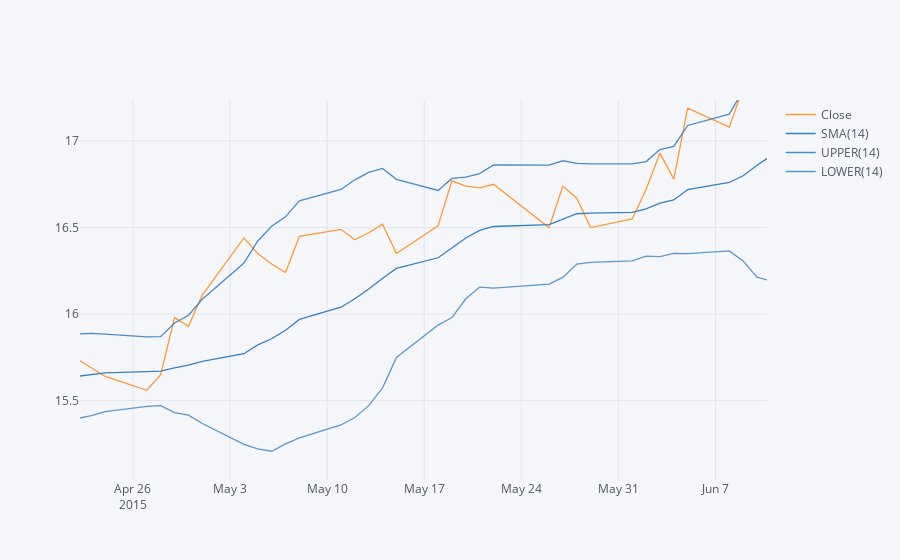

Here is the notebook cell this chart was saved with:
### Markdown cell above
**Use .ta_plot(study='boll') to create a Bollinger Band Plot for Bank of America for the year 2015.**

### Code cell
# Bollinger Band Plot 

BAC['Close'].loc['2015-01-01':'2016-01-01'].ta_plot(study='boll')

### Figure 1 — Plotly figure (JSON) as saved in the notebook; plotly's stock layout.template omitted (floating-point values rounded to 4 significant figures; data arrays with more than 128 entries replaced by an {"elided": "..."} marker saying what was removed)
{"data": [{"line": {"color": "rgba(255, 153, 51, 1.0)", "dash": "solid", "shape": "linear", "width": 1.3}, "mode": "lines", "name": "Close", "text": "", "type": "scatter", "x": {"elided": "252 str values"}, "y": {"elided": "252 float values"}}, {"line": {"color": "rgba(55, 128, 191, 1.0)", "dash": "solid", "shape": "linear", "width": 1.3}, "mode": "lines", "name": "SMA(14)", "text": "", "type": "scatter", "x": {"elided": "252 str values"}, "y": {"elided": "252 mixed values"}}, {"line": {"color": "rgba(55, 128, 191, 0.8999999999999999)", "dash": "solid", "shape": "linear", "width": 1.3}, "mode": "lines", "name": "UPPER(14)", "text": "", "type": "scatter", "x": {"elided": "252 str values"}, "y": {"elided": "252 mixed values"}}, {"line": {"color": "rgba(55, 128, 191, 0.7999999999999998)", "dash": "solid", "shape": "linear", "width": 1.3}, "mode": "lines", "name": "LOWER(14)", "text": "", "type": "scatter", "x": {"elided": "252 str values"}, "y": {"elided": "252 mixed values"}}], "layout": {"autosize": true, "legend": {"bgcolor": "#F5F6F9", "font": {"color": "#4D5663"}}, "paper_bgcolor": "#F5F6F9", "plot_bgcolor": "#F5F6F9", "title": {"font": {"color": "#4D5663"}}, "xaxis": {"autorange": false, "gridcolor": "#E1E5ED", "range": ["2015-04-22 04:20:53.6471", "2015-06-10 17:16:48"], "showgrid": true, "tickfont": {"color": "#4D5663"}, "title": {"font": {"color": "#4D5663"}, "text": ""}, "type": "date", "zerolinecolor": "#E1E5ED"}, "yaxis": {"autorange": false, "gridcolor": "#E1E5ED", "range": [15.04, 17.24], "showgrid": true, "tickfont": {"color": "#4D5663"}, "title": {"font": {"color": "#4D5663"}, "text": ""}, "type": "linear", "zerolinecolor": "#E1E5ED"}}}
